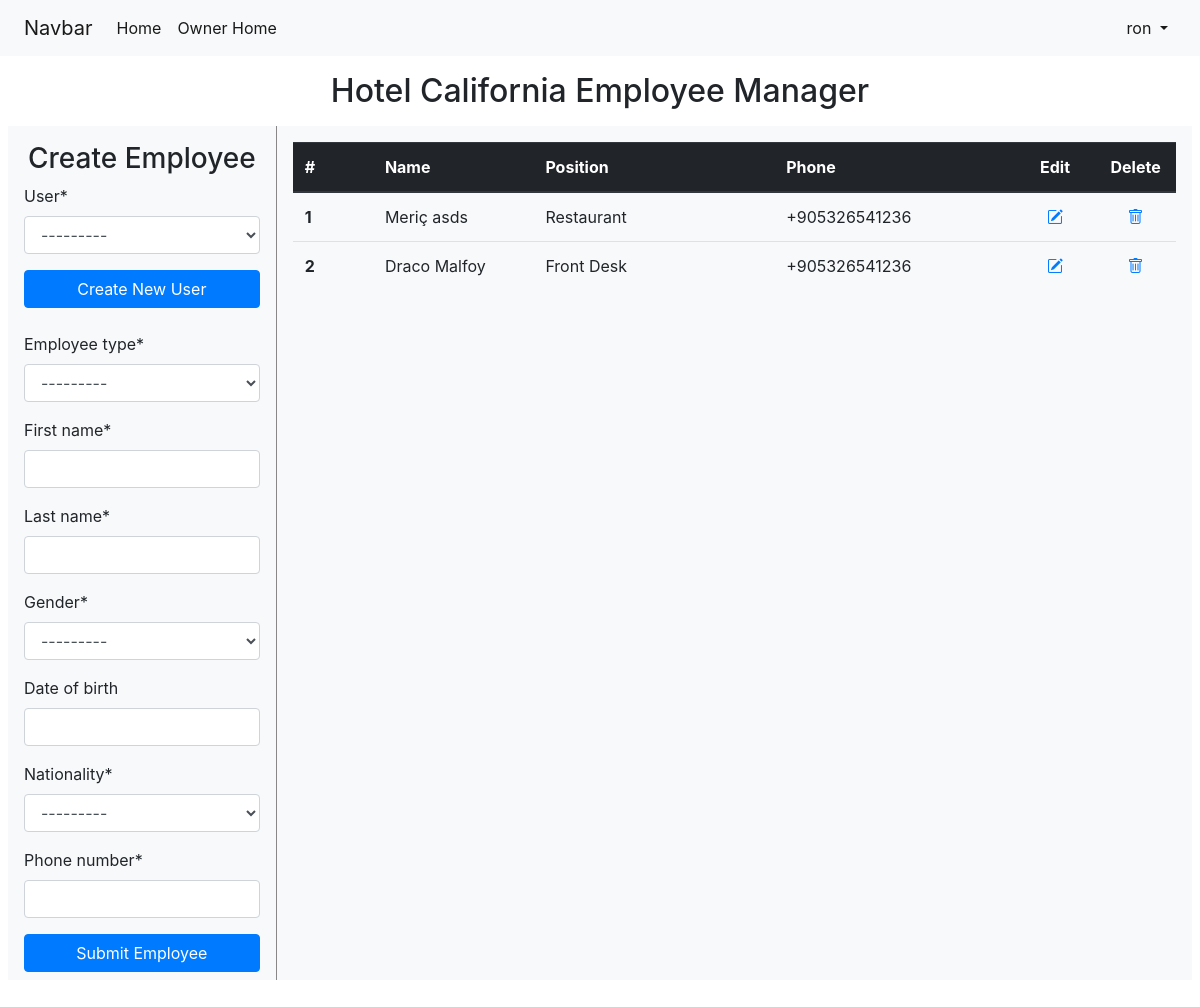
The app's page /manager/2/employee_manager (signed in), older data.
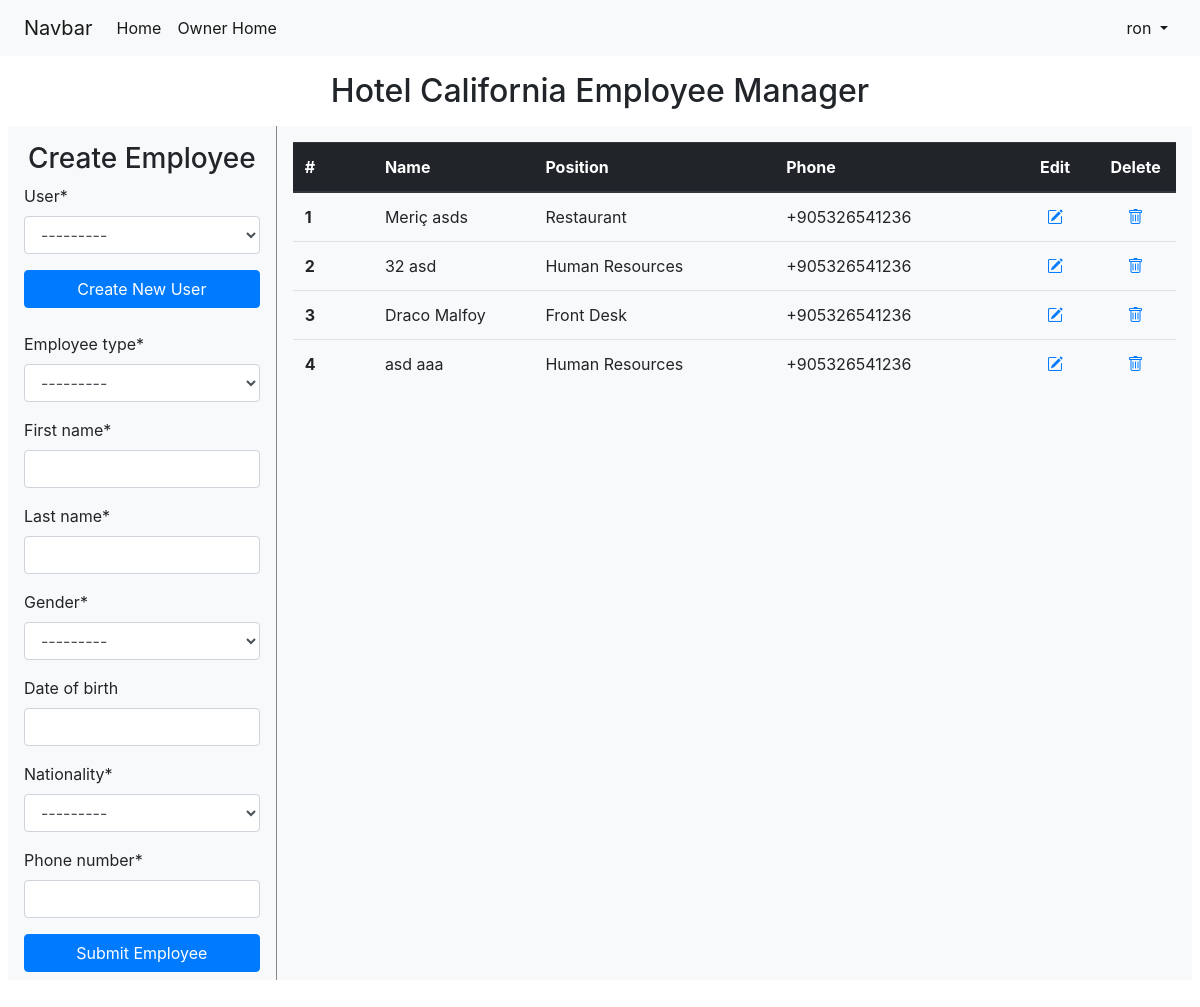
The same page, newer data.
### manager/models.py (models this page shows, shortened)
class HotelUser(models.Model):
    user = models.ForeignKey('main.User', on_delete=models.CASCADE)
    hotel = models.ForeignKey(Hotel, on_delete=models.CASCADE)
    def __str__(self):
        return self.user.username

class Employee(models.Model):
    employee_type_choices = [
        ('FR', 'Front Desk'),
        ('MD', 'Maid'),
        ('EN', 'Engineer'),
        ('KT', 'Kitchen'),
        ('RS', 'Restaurant'),
        ('MA', 'Maintenance'),
        ('HR', 'Human Resources'),
        ('MN', 'Manager'),
    ]
    gender_choices = [
        ('M', 'Male'),
        ('F', 'Female'),
    ]
    id_type_choices = [
        ('I', 'Id card'),
        ('P', 'passport'),
    ]
    user = models.ForeignKey(HotelUser, on_delete=models.CASCADE)
    employee_type = models.CharField(max_length=2, choices=employee_type_choices)
    first_name = models.CharField(max_length=32)
    last_name = models.CharField(max_length=32)
    gender = models.CharField(max_length=1, choices=gender_choices)
    date_of_birth = models.DateField(null=True, blank=True)
    nationality = models.ForeignKey('main.Country', on_delete=models.SET_NULL, null=True)
    phone_number = PhoneNumberField()
    @property
    def full_name(self):
        return f"{self.first_name} {self.last_name}"

### manager/views.py (the view)
# urls.py: path('<int:hotel_id>/employee_manager', views.EmployeeManagerView.as_view(), name='employee_manager'),
class EmployeeManagerView(HotelOwnerMixin, CreateView):
    form_class = CreateEmployeeForm
    template_name = 'manager/employee_manager.html'
    def setup(self, request, *args, **kwargs):
        hotel_id = kwargs['hotel_id']
        self.hotel = Hotel.objects.get(id=hotel_id)
        self.success_url = reverse('manager:employee_manager', kwargs={'hotel_id':hotel_id})
        return super().setup(request, *args, **kwargs)
    def get_context_data(self, **kwargs):
        employees = Employee.objects.filter(user__hotel=self.hotel)
        extra_context = {
            'employees': employees,
            'create': True,
            'hotel': self.hotel,
        }
        kwargs.update(extra_context)
        return super().get_context_data(**kwargs)
    def get_form_kwargs(self):
        kwargs = super().get_form_kwargs()
        kwargs.update({'hotel':self.hotel})
        return kwargs

### manager/forms.py
class CreateEmployeeForm(forms.ModelForm):
    def __init__(self, hotel, *args, **kwargs):
        super().__init__(*args, **kwargs)
        self.fields['user'].queryset = HotelUser.objects.filter(hotel=hotel)
    class Meta:
        model = Employee
        exclude = []
        widgets = {
            'user': forms.Select(attrs={'class': 'form-control', 'id': 'user-field'}),
            'employee_type': forms.Select(attrs={'class': 'form-control'}),
            'first_name': forms.TextInput(attrs={'class': 'form-control'}),
            'last_name': forms.TextInput(attrs={'class': 'form-control'}),
            'gender': forms.Select(attrs={'class': 'form-control'}),
            'date_of_birth': forms.DateInput(attrs={'class': 'form-control'}),
            'nationality': forms.Select(attrs={'class': 'form-control'}),
            'phone_number': forms.TextInput(attrs={'class': 'form-control'}),
        }

### main/models.py (called while the page is built)
    def is_owner(self):
        return hasattr(self, 'owner')

    def __str__(self):
        return self.name

### manager/templates/manager/employee_manager.html (shortened to what this page needs)
{% extends 'main/layout.html'  %}
{% load static %}
<!-- {% block style %}
    <link rel="stylesheet" href="{% static 'manager/floor_manager.css' %}">
{% endblock %} -->
{% block body %}
{% load crispy_forms_tags %}
<h2 class="text-center m-3" id="main_title">{{hotel.name}} Employee Manager</h2>
<div class="d-flex  justify-content-center mb-5 mx-2">
    {% if create %}
        <div class=" bg-light py-2" style="border-right: 1px solid #888; width: 350px;">
            <div class="text-center my-2" ><h3>Create Employee</h3></div>
            <form action="{% url 'manager:employee_manager' hotel.id %}" id="create-form" method="post" class="px-3 ">
                {% for field in form %}
                    {{ field|as_crispy_field }}
                    {% if field == form.user %}
                        <a href="{% url 'manager:hotel_user' hotel.id %}" class="btn btn-primary btn-block mb-4">Create New User</a>
                    {% endif %}
                {% endfor %}
                <input class="btn btn-primary btn-block" type="submit" value="Submit Employee">
            </form>
        </div>
    {% endif %}
    {% if not employees %}
        <div class="bg-light w-75 p-3">
            <div class="alert alert-warning" role="alert">
                No employees available.
            </div>
        </div>
    {% else %}
        {% include 'manager/table_employees.html' with employees=employees hotel=hotel %}
    {% endif %}
</div>
{% endblock %}

### manager/templates/manager/table_employees.html
{% load static %}
<div class="container-fluid bg-light w-100 p-3 animate-table" id="employee_table_div">
    <table class="table">
        <thead class="thead-dark">
        <tr>
            <th class="align-middle col-md-1" scope="col">#</th>
            <th class="align-middle col-md-2" scope="col">Name</th>
            <th class="align-middle col-md-3" scope="col">Position</th>
            <th class="align-middle col-md-3" scope="col">Phone</th>
            <th class="align-middle text-center col-md-1" scope="col">Edit</th>
            <th class="align-middle text-center col-md-1" scope="col">Delete</th>
        </tr>
        </thead>
        <tbody>
            {% for employee in employees %}
                <tr>
                    <th scope="row">{{forloop.counter}}</th>
                    <td>{{ employee.full_name }}</td>
                    <td>{{ employee.get_employee_type_display }}</td>
                    <td>{{ employee.phone_number }}</td>
                    <td style="text-align: center;" class="align-middle">
                        <a href="{% url 'manager:employee_edit' hotel_id=hotel.id pk=employee.id %}"><i class="bi bi-pencil-square"></i></a>
                    </td>
                    <td style="text-align: center;" class="align-middle">
                        <a href="javascript:void(0);">
                            <i data-employee="{{employee.id}}"
                                class="bi bi-trash"
                                hx-post="employee_manager/del/{{employee.id}}"
                                hx-target="#employee_table_div"
                                hx-trigger="confirmed"
                                hx-swap="outerHTML swap:100ms"
                                _="on click call Swal.fire({title: 'Confirm', text: 'Do you want to delete this employee?'}) if result.isConfirmed trigger confirmed"></i>
                        </a>
                    </td>
                </tr>
            {% endfor %}
        </tbody>
    </table>
</div>

Row changes from the older to the newer data that the page shows:
added Employee: full_name "32 asd", employee_type "Human Resources", phone_number "+905326541236"
added Employee: full_name "asd aaa", employee_type "Human Resources", phone_number "+905326541236"
